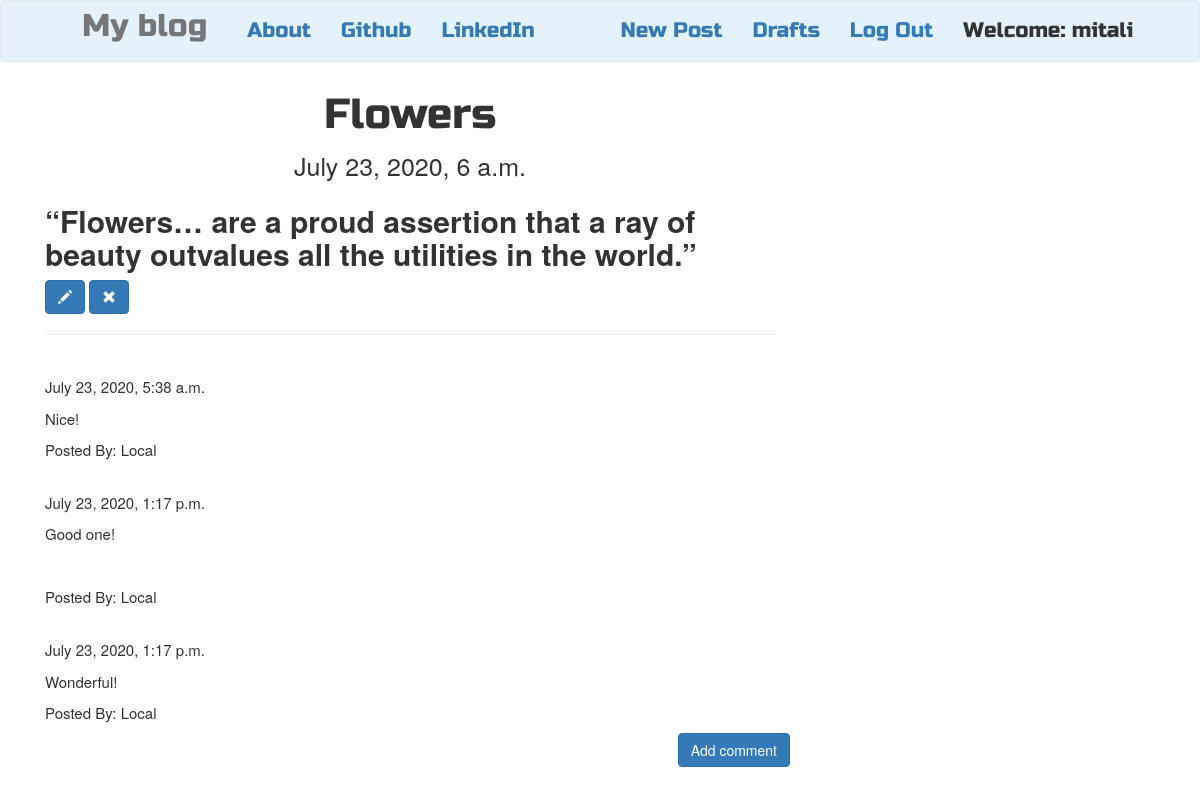
The page /post/17 (signed in) on the database its author committed.
### blog/models.py (models this page shows, shortened)
class Post(models.Model):
    author = models.ForeignKey('auth.User',on_delete=models.CASCADE)
    title = models.CharField(max_length=200)
    text = models.TextField()
    created_date = models.DateTimeField(blank=True,null=True)
    published_date = models.DateTimeField(blank=True, null=True)

class Comment(models.Model):
    post = models.ForeignKey('blog.Post', related_name='comments',on_delete=models.CASCADE)
    author = models.CharField(max_length=200)
    text = models.TextField()
    created_date = models.DateTimeField(default=timezone.now())
    approved_comment = models.BooleanField(default=False)

### blog/views.py (the view)
# urls.py: url(r'^post/(?P<pk>\d+)$',views.PostDetailView.as_view(),name='post_detail'),
class PostDetailView(DetailView):
    model = Post

### blog/templates/blog/post_detail.html (shortened to what this page needs)
{% extends 'blog/base.html' %}
{% block content %}
<h1 class="posttitle loader">{{ post.title }}</h1>
{% if post.published_date %}
    <div class="date postdate" style="font-size:25px">
        {{post.published_date}}
    </div>
{% else %}
    <a class="btn btn-default" href="{% url 'post_publish' post.pk %}">Publish</a>
{% endif %}
<p class="postcontent">{{post.text|safe|linebreaksbr}}</p>
{% if user.is_authenticated %}
    <a class="btn btn-primary" href="{% url 'post_edit' pk=post.pk %}">
        <span class="glyphicon glyphicon-pencil"></span>
    </a>
    <a class="btn btn-primary" href="{% url 'post_remove' pk=post.pk %}">
        <span class="glyphicon glyphicon-remove"></span>
    </a>
{% endif %}
<hr>
<div style="font-size:15px">
    {% for comment in post.comments.all %}
    <br>
        {% if user.is_authenticated or comment.approved_comment %}
            {{comment.created_date}}
                    <p>{{comment.text|safe|linebreaks}}</p>
                    <p>Posted By: {{comment.author}}</p>
        {% endif %}
        {% empty %}
        <p>No Comments!</p><br>
    {% endfor %}
</div>
<a class="btn btn-primary btn-comment" href="{% url 'add_comment_to_post' post.pk %}">Add comment</a>
{% endblock content %}

### blog/templates/blog/base.html (shortened to what this page needs)
<!DOCTYPE html>
{% load static %}
<html>
<head>
    <link rel="stylesheet" href="https://stackpath.bootstrapcdn.com/bootstrap/4.5.0/css/bootstrap.min.css">
    <link rel="stylesheet" href="https://maxcdn.bootstrapcdn.com/bootstrap/3.4.1/css/bootstrap.min.css">
    <link rel="stylesheet" href="//cdn.jsdelivr.net/npm/medium-editor@latest/dist/css/medium-editor.min.css" type="text/css" media="screen" charset="utf-8">
    <link rel="stylesheet" href="{% static 'css/blog.css'%}">
</head>
<body class="loader">
<nav class="navbar navbar-default techfont custom-navbar " style="background-color: #e3f2fd;">
        <ul class="nav">
            <li class="nav-item"><a class="navbar-brand bigbrand" href="{% url 'post_list' %}"> My blog </a></li>
            <li class="nav-item"><a class="nav-link" href="{% url 'about' %}">About </a></li>
            <li class="nav-item"><a class="nav-link" href="https://www.github.com"> Github </a></li>
            <li class="nav-item"><a class="nav-link" href="https://www.linkedin.com"> LinkedIn </a></li>
        </ul>
        <ul class='nav navbar-right'>
            {% if user.is_authenticated %}
            <li>
                <a href="{% url 'post_new' %}">New Post</a>
            </li>
            <li>
                <a href="{% url 'post_draft_list' %}">Drafts</a>
            </li>
            <li>
                <a href="{% url 'logout' %}">Log Out</a>
            </li>
            <li>
                <a>Welcome: {{user.username}} </a>
            </li>
            {% else %}
            <li><a href="{% url 'login'%}"><span class="glyphicon glyphicon-user"></span></a>
            </li>
            {% endif %}
        </ul>
</nav>
<div class='content container'>
    <div class="row">
        <div class="col-md-8">
            <div class="blog_post">
            {% block content %}
            {% endblock content %}
            </div>
        </div>
    </div>
</div>
</body>
</html>

### blog/static/css/blog.css (style rules this page uses)
.techfont { font-family: 'Russo One', sans-serif; font-size: 1.5em; margin-bottom: 10px; }
.postdate { text-align: center; }
.posttitle { font-family: 'Russo One', sans-serif; font-size: 3em; text-align: center; }
.postcontent { font-family: 'Montserrat'; font-size: 1.5em; }
.btn-comment { position: absolute; right: 0px; }
.bigbrand { font-size: 1.5em; }
.loader { filter:hue-rotate(0deg); color: linear-gradient(45deg,#0f8,#08f); animation:hue 5000ms infinite linear; }

### rows shown on the page
Post: title "Flowers", published_date "July 23, 2020, 6 a.m.", text "“Flowers… are a proud assertion that a ray of beauty outvalues all the utilities in the world.”"
Comment: created_date "July 23, 2020, 5:38 a.m.", text "Nice!", author "Local"
Comment: created_date "July 23, 2020, 1:17 p.m.", text "Good one!", author "Local"
Comment: created_date "July 23, 2020, 1:17 p.m.", text "Wonderful!", author "Local"

### other values the page prints
{{ user.username }} "mitali"
